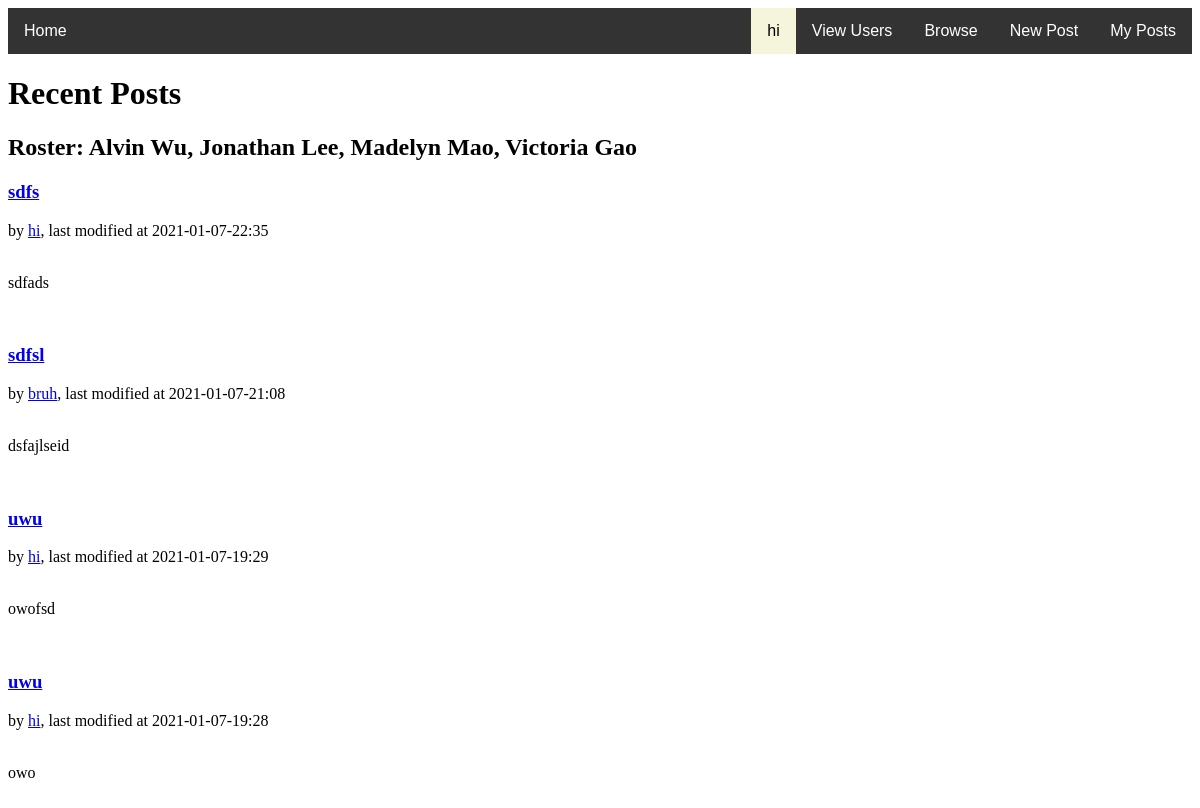
Page /all (signed in) on the earlier database version.
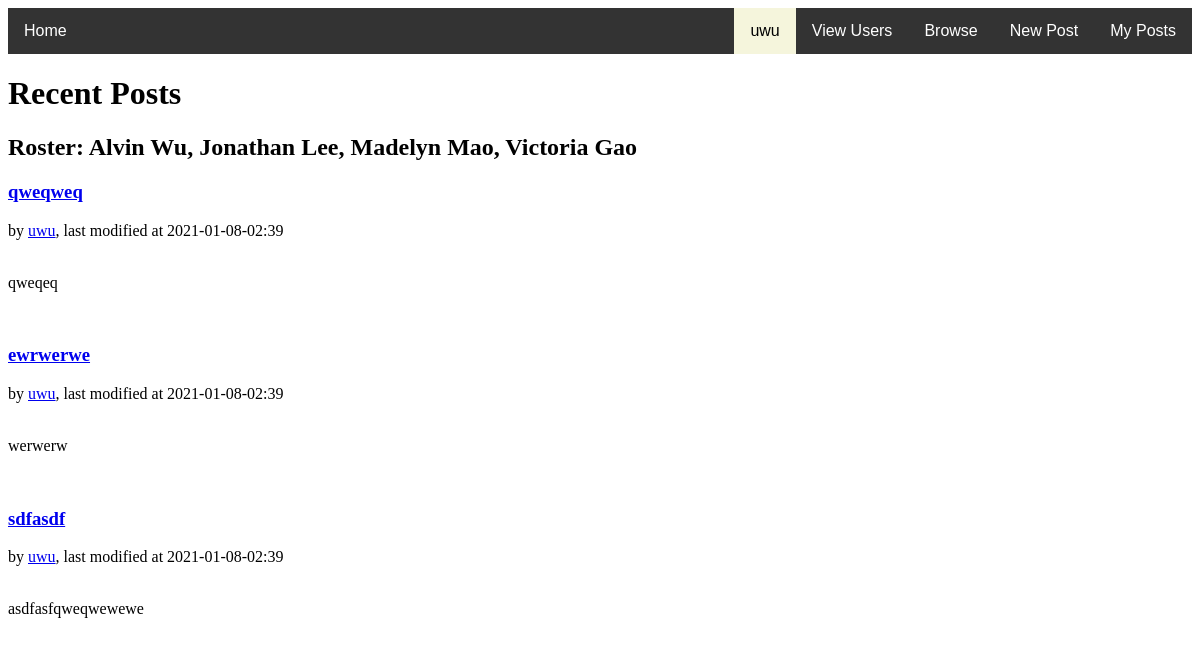
Same page on the later database version.
### tables this page shows
CREATE TABLE posts(ID INTEGER NOT NULL PRIMARY KEY, UserID text NOT NULL, Title text NOT NULL, Text text, Date text);

CREATE TABLE users(ID INTEGER NOT NULL PRIMARY KEY, Username text NOT NULL, Password text, Bio text);

### app/__init__.py (the view)
@app.route("/all")
def viewall():
    c = db.cursor()
    c.execute('SELECT * FROM posts')
    posts1 = c.fetchall()
    c.execute('SELECT username FROM users')
    usernames = c.fetchall()
    c.close()
    authors = []
    for u in posts1:
        authors.append(usernames[int(u[1])-1])
    authors.reverse() #important to preserve order!!! quite a sloppy way to do it though, ideally it would be more well-nested.
    return render_template('viewallposts.html', posts=posts1, status = True, author = authors, user = session['username'])

### app/templates/viewallposts.html (shortened to what this page needs)
<!DOCTYPE html>
<html>
{% extends "base.html" %}
{% block body %}
  <head>
  </head>
  <body>
   <h1> Recent Posts</h1>
   <h2>
    Roster: Alvin Wu, Jonathan Lee, Madelyn Mao, Victoria Gao
    </h2>
    {% for p in posts|sort(attribute='0')|reverse %}
      <header>
        <div>
          <h3><a href="/post/{{p[0]}}">{{ p[2] }}</a></h3>
          <div class="authorinfo">by <a href="/blog/{{author[loop.index0][0]}}">{{ author[loop.index0][0] }}</a>, last modified at {{ p[4] }}</div>
        </div>
      </header>
      <br>
      <p class="body">{{ p[3] }}</p>
      <br>
    {% endfor %}
  </body>
{% endblock %}

Differences in the rows shown:
removed posts: Title "sdfs", {{ author[loop.index0][0] }} "hi", Date "2021-01-07-22:35", Text "sdfads"
removed posts: Title "sdfsl", Date "2021-01-07-21:08", Text "dsfajlseid"
removed users: Username "bruh"
removed posts: Title "uwu", {{ author[loop.index0][0] }} "hi", Date "2021-01-07-19:29", Text "owofsd"
removed posts: Title "uwu", {{ author[loop.index0][0] }} "hi", Date "2021-01-07-19:28", Text "owo"
added posts: Title "qweqweq", {{ author[loop.index0][0] }} "uwu", Date "2021-01-08-02:39", Text "qweqeq"
added posts: Title "ewrwerwe", {{ author[loop.index0][0] }} "uwu", Date "2021-01-08-02:39", Text "werwerw"
added posts: Title "sdfasdf", {{ author[loop.index0][0] }} "uwu", Date "2021-01-08-02:39", Text "asdfasfqweqwewewe"
Other differences:
{{ user }}: "hi" → "uwu"
